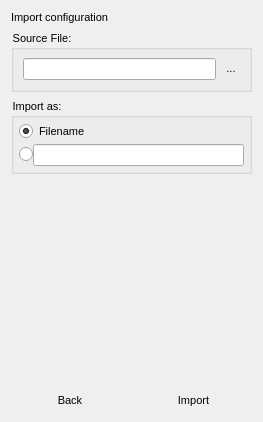
<?xml version="1.0" encoding="UTF-8"?>
<ui version="4.0">
 <class>ImportWidget</class>
 <widget class="QWidget" name="ImportWidget">
  <property name="geometry">
   <rect>
    <x>0</x>
    <y>0</y>
    <width>263</width>
    <height>422</height>
   </rect>
  </property>
  <property name="minimumSize">
   <size>
    <width>0</width>
    <height>285</height>
   </size>
  </property>
  <property name="windowTitle">
   <string>Form</string>
  </property>
  <property name="styleSheet">
   <string notr="true">font-size: 8pt;</string>
  </property>
  <layout class="QGridLayout" name="gridLayout_3">
   <item row="0" column="0">
    <layout class="QVBoxLayout" name="verticalLayout">
     <item>
      <widget class="QLabel" name="label">
       <property name="text">
        <string>Import configuration</string>
       </property>
      </widget>
     </item>
     <item>
      <widget class="QGroupBox" name="groupBox">
       <property name="title">
        <string>Source File:</string>
       </property>
       <layout class="QGridLayout" name="gridLayout_2">
        <item row="0" column="0">
         <layout class="QHBoxLayout" name="horizontalLayout_3">
          <item>
           <widget class="QLineEdit" name="txtSourceFile">
            <property name="contextMenuPolicy">
             <enum>Qt::NoContextMenu</enum>
            </property>
            <property name="readOnly">
             <bool>true</bool>
            </property>
           </widget>
          </item>
          <item>
           <widget class="QPushButton" name="cmdSelectImportFile">
            <property name="cursor">
             <cursorShape>PointingHandCursor</cursorShape>
            </property>
            <property name="toolTip">
             <string>Open select file dialog</string>
            </property>
            <property name="styleSheet">
             <string notr="true">:hover {background-color: rgb(195, 195, 195);}
QPushButton {;text-align:center;
	padding-left: 3px;
	padding-top: 3px;
   padding-right: 3px;
	padding-bottom: 3px;}</string>
            </property>
            <property name="text">
             <string>...</string>
            </property>
            <property name="flat">
             <bool>true</bool>
            </property>
           </widget>
          </item>
         </layout>
        </item>
       </layout>
      </widget>
     </item>
     <item>
      <widget class="QGroupBox" name="groupBox_2">
       <property name="title">
        <string>Import as:</string>
       </property>
       <layout class="QGridLayout" name="gridLayout">
        <property name="leftMargin">
         <number>5</number>
        </property>
        <property name="topMargin">
         <number>5</number>
        </property>
        <property name="rightMargin">
         <number>5</number>
        </property>
        <property name="bottomMargin">
         <number>5</number>
        </property>
        <property name="verticalSpacing">
         <number>3</number>
        </property>
        <item row="0" column="0">
         <widget class="QRadioButton" name="rbFileName">
          <property name="cursor">
           <cursorShape>PointingHandCursor</cursorShape>
          </property>
          <property name="text">
           <string>Filename</string>
          </property>
          <property name="checked">
           <bool>true</bool>
          </property>
         </widget>
        </item>
        <item row="1" column="0">
         <layout class="QHBoxLayout" name="horizontalLayout_2">
          <item>
           <widget class="QRadioButton" name="rbCustomName">
            <property name="cursor">
             <cursorShape>PointingHandCursor</cursorShape>
            </property>
            <property name="text">
             <string/>
            </property>
           </widget>
          </item>
          <item>
           <widget class="QLineEdit" name="txtCustomName"/>
          </item>
         </layout>
        </item>
       </layout>
      </widget>
     </item>
     <item>
      <spacer name="verticalSpacer">
       <property name="orientation">
        <enum>Qt::Vertical</enum>
       </property>
       <property name="sizeHint" stdset="0">
        <size>
         <width>20</width>
         <height>40</height>
        </size>
       </property>
      </spacer>
     </item>
     <item>
      <layout class="QHBoxLayout" name="horizontalLayout">
       <item>
        <widget class="QPushButton" name="cmdBack">
         <property name="cursor">
          <cursorShape>PointingHandCursor</cursorShape>
         </property>
         <property name="toolTip">
          <string>Go back to the connection list</string>
         </property>
         <property name="styleSheet">
          <string notr="true">:hover {background-color: rgb(195, 195, 195);}
QPushButton {;text-align:center;
	padding-left: 3px;
	padding-top: 3px;
   padding-right: 3px;
	padding-bottom: 3px;}</string>
         </property>
         <property name="text">
          <string>Back</string>
         </property>
         <property name="flat">
          <bool>true</bool>
         </property>
        </widget>
       </item>
       <item>
        <widget class="QPushButton" name="cmdImport">
         <property name="cursor">
          <cursorShape>PointingHandCursor</cursorShape>
         </property>
         <property name="styleSheet">
          <string notr="true">:hover {background-color: rgb(195, 195, 195);}
QPushButton {;text-align:center;
	padding-left: 3px;
	padding-top: 3px;
   padding-right: 3px;
	padding-bottom: 3px;}</string>
         </property>
         <property name="text">
          <string>Import</string>
         </property>
         <property name="flat">
          <bool>true</bool>
         </property>
        </widget>
       </item>
      </layout>
     </item>
    </layout>
   </item>
  </layout>
 </widget>
 <resources>
  <include location="../../../res.qrc"/>
 </resources>
 <connections/>
</ui>
